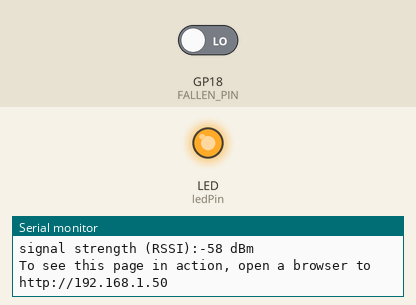
A sketch run on a simulated Raspberry Pi Pico W. Shown: output pins drawn as LEDs (lit = HIGH), the last lines printed to the serial monitor. The inputs (shaded band) are chosen by the test bench; at power-on: GP18 (FALLEN_PIN) LOW. WiFi joins after 1.5 s; servers stay silent unless stated; not simulated (calls return 0 or success): arduino_secrets.h.

Above: at 12.7 s.
12.8 s: GP18 (FALLEN_PIN) driven HIGH
14.5 s: GP18 (FALLEN_PIN) driven LOW
At 14.8 s:
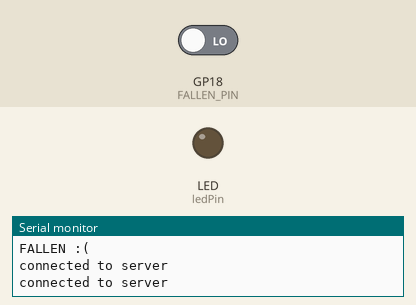
Timing chart, 0 to 17.5 s (numbered marks = the images above; inputs shaded):
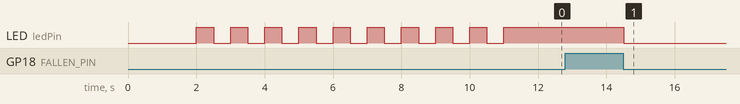

The sketch:

CaneWiFi.ino
```cpp
#include <WiFi.h>
#include "arduino_secrets.h"

char ssid[] = STASSID;             //  your network SSID (name) between the " "
char pass[] = STAPSK;      // your network password between the " "
int keyIndex = 0;                 // your network key Index number (needed only for WEP)
int status = WL_IDLE_STATUS;

// if you don't want to use DNS (and reduce your sketch size)
// use the numeric IP instead of the name for the server:
//IPAddress server(74,125,232,128);  // numeric IP for Google (no DNS)
char server[] = "10.231.222.143";    // name address for Google (using DNS)

// Initialize the Ethernet client library
// with the IP address and port of the server
// that you want to connect to (port 80 is default for HTTP):

#define FALLEN_PIN 18
boolean fallen = false;

WiFiClient client;

int ledPin = LED_BUILTIN;

void setup() {
  Serial.begin(9600);
  pinMode(ledPin, OUTPUT);
  //  while (!Serial);

  enable_WiFi();
  connect_WiFi();

  printWifiStatus();

  Serial1.setRX(17);
  Serial1.setTX(16);
  Serial1.begin(115200);

}

void loop() {
  boolean state = digitalRead(FALLEN_PIN);

   while (client.available()) {

    char c = client.read();

    Serial.write(c);

  }

  if(state != fallen) {
    if(state == true) {
      Serial.println("FALLEN :(");
    }
    fallen = state;

    digitalWrite(ledPin, fallen);

    String host = String("Host: ") + String(server);

if (client.connect(server, 5000)) {

 client.stop();
    Serial.println("connected to server");

    // Make a HTTP request:

    client.println("POST /fallen");

    client.println(host.c_str());

    client.println("Connection: close");
    client.println("Content-Type: application/json");

    client.println();
     String jsonData = "{\"userId\":\"DEMO\"}";  // JSON formatted data
    client.println("Content-Length: " + String(jsonData.length()));
    client.println();  // Blank line to indicate end of headers
    client.println(jsonData); // Send the JSON payload

    delay(500);


  } else {
    Serial.println("FAILED");
  }

  }
}

void printWifiStatus() {
  // print the SSID of the network you're attached to:
  Serial.print("SSID: ");
  Serial.println(WiFi.SSID());

  // print your board's IP address:
  IPAddress ip = WiFi.localIP();
  Serial.print("IP Address: ");
  Serial.println(ip);

  // print the received signal strength:
  long rssi = WiFi.RSSI();
  Serial.print("signal strength (RSSI):");
  Serial.print(rssi);
  Serial.println(" dBm");

  Serial.print("To see this page in action, open a browser to http://");
  Serial.println(ip);
}

void enable_WiFi() {
  // check for the WiFi module:
  if (WiFi.status() == WL_NO_MODULE) {
    Serial.println("Communication with WiFi module failed!");
    // don't continue
    while (true);
  }

  String fv = WiFi.firmwareVersion();
  if (fv < "1.0.0") {
    Serial.println("Please upgrade the firmware");
  }
}

void connect_WiFi() {
  // attempt to connect to Wifi network:
  while (status != WL_CONNECTED) {
    Serial.print("Attempting to connect to SSID: ");
    Serial.println(ssid);
    // Connect to WPA/WPA2 network. Change this line if using open or WEP network:
    status = WiFi.begin(ssid, pass);

    // wait 10 seconds for connection:
    for (int i = 0; i < 10; i++) {
      delay(500);
      digitalWrite(ledPin, HIGH);
      delay(500);
      digitalWrite(ledPin, LOW);
    }
  }

  digitalWrite(ledPin, HIGH);
}
```

Measured:
- after the input at 14.5 s, LED (ledPin): HIGH → LOW at once
